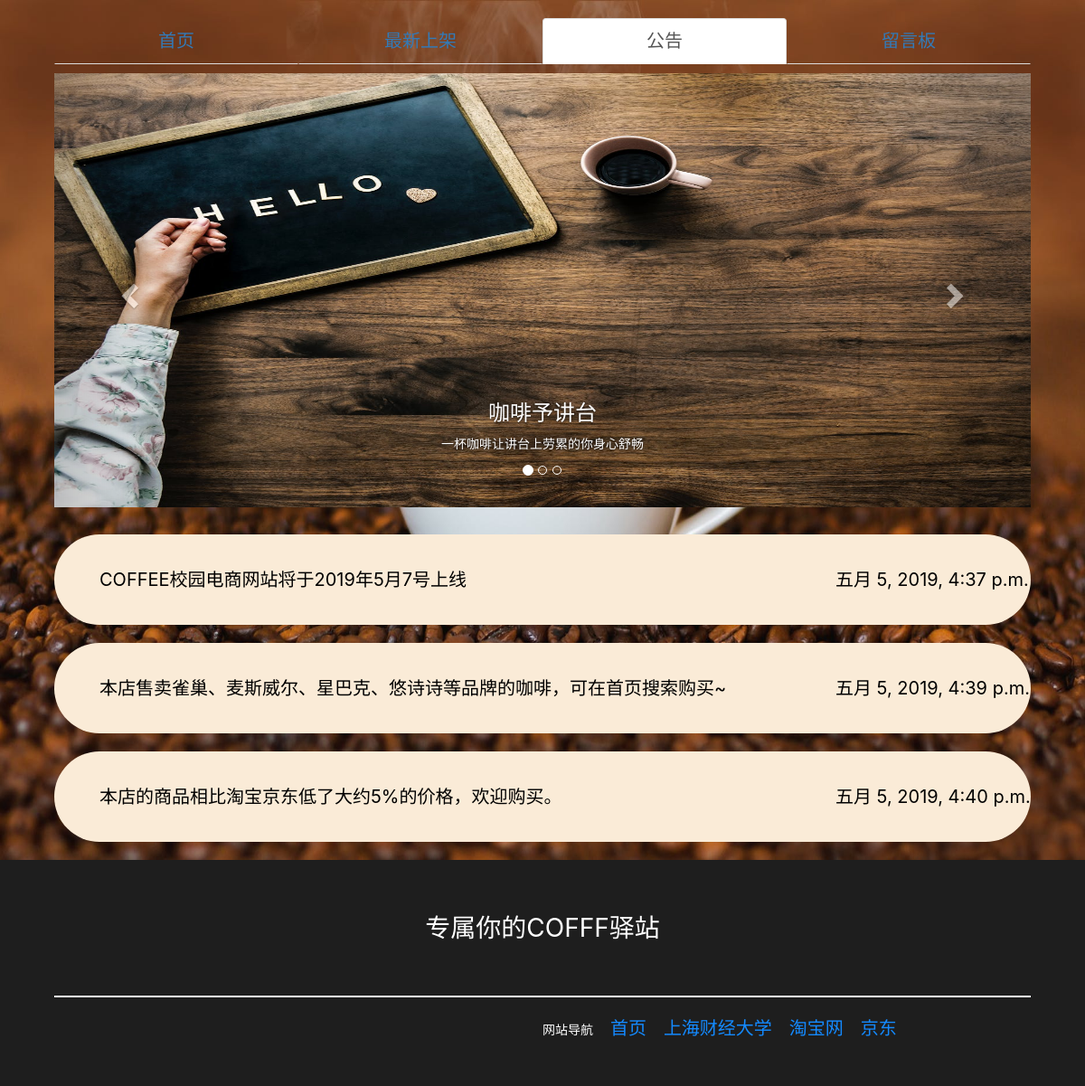
The page /notice/ on the database its author committed.
### Home/models.py (models this page shows, shortened)
class notice(models.Model):
    noticeID = models.AutoField(primary_key=True)
    title = models.CharField(max_length=64)
    content = models.TextField()
    time = models.DateTimeField(auto_now=True)

### Home/views.py (the view)
# urls.py: path(r'notice/', views.notice,name="notice"),
def notice(req):
    notices = models.notice.objects.all()
    return render(req, 'Home/notice.html',{'notices': notices})

### Home/templates/Home/notice.html (shortened to what this page needs)
<!DOCTYPE html>
<html lang="en">
<head>
    {% load static %}
    {% load bootstrap3 %}
    {% bootstrap_css %}
    <link rel="stylesheet" href="{% static 'Home/css/notice.css' %}">
</head>
<body>
    <div class="mid" style="background-image:url({% static 'Home/images/body.jpeg' %}); background-size:100% 100%">
        <nav>
            <ul class="nav nav-tabs nav-justified">
                <li role="presentation"><a href="{% url 'Home:index' %}">首页</a></li>
                <li role="presentation"><a href="{% url 'Home:HotGoods' %}">最新上架</a></li>
                <li role="presentation" class="active"><a href="{% url 'Home:notice' %}">公告</a></li>
                <li role="presentation"><a href="{% url 'Home:comment' %}">留言板</a></li>
            </ul>
        </nav>
        <div class="slider">
            <div id="myCarousel" class="carousel slide" data-ride="carousel" data-interval="4000">
                <ol class="carousel-indicators">
                    <li data-target="#myCarousel" data-slide-to="0" class="active"></li>
                    <li data-target="#myCarousel" data-slide-to="1"></li>
                    <li data-target="#myCarousel" data-slide-to="2"></li>
                </ol>
                <div class="carousel-inner">
                    <div class="item active">
                        <img src="{% static 'Home/images/3.jpeg' %}" alt="First slide">
                        <div class="carousel-caption">
                            <h3>咖啡予讲台 </h3>
                            <p>一杯咖啡让讲台上劳累的你身心舒畅</p>
                        </div>
                    </div>
                </div>
                <a class="left carousel-control" href="#myCarousel" role="button" data-slide="prev">
                    <span class="glyphicon glyphicon-chevron-left" aria-hidden="true"></span>
                </a>
                <a class="right carousel-control" href="#myCarousel" role="button" data-slide="next">
                    <span class="glyphicon glyphicon-chevron-right" aria-hidden="true"></span>
                </a>
            </div>
        </div>
        <div class="con">
            {% for notice in notices %}
            <div class='notice'>
                <div class='text'>{{notice.content}}</div>
                <div class='time'>{{notice.time}}</div>
            </div>
            {% endfor %}
        </div>
    </div>
    <div class="footer">
        <div class="foot-up">
            <span>专属你的COFFF驿站</span>
        </div>
        <div class="foot-down">
            <span>网站导航</span>
            <a href="http://127.0.0.1:8000/index/"><span>首页</span></a>
            <a href="http://www.shufe.edu.cn/structure/index.psp" target="_blank"><span>上海财经大学</span></a>
            <a href="https://www.taobao.com/" target="_blank"><span>淘宝网</span></a>
            <a href="https://www.jd.com/" target="_blank"><span>京东</span></a>
        </div>
    </div>
</body>
</html>

### Home/static/Home/css/notice.css (style rules this page uses)
html { font-family: sans-serif; line-height: 1.15; }
body { width: 100%; height: 100%; margin: 0; font-family: -apple-system, BlinkMacSystemFont, Segoe UI, PingFang SC, Hiragino Sans GB, Microsoft YaHei, Helvetica Neue, Helvetica, Arial, sans-serif; }
.mid { width: 100%; padding-left: 5%; padding-right: 5%; padding-top: 20px; padding-bottom: 20px; }
.footer { width: 100%; height: 250px; background-color: #1e1e1e; color: white; }
.nav li { font-size: 20px; display: block; }
.slider { padding-top: 10px; width: 100%; height: 500px; }
.item { height: 480px; }
.carousel-inner .item img { display: block; width: 100%; height: 480px; }
.foot-up { width: 100%; height: 150px; text-align: center; line-height: 150px; font-size: 28px; }
.foot-down { width: 90%; height: 100px; margin-left: 5%; padding-left: 45%; padding-top: 20px; border-top: 2px solid white; }
.foot-down a span { margin-left: 15px; font-size: 20px; font-family: -apple-system, BlinkMacSystemFont, Segoe UI, PingFang SC, Hiragino Sans GB, Microsoft YaHei, Helvetica Neue, Helvetica, Arial, sans-serif; color: #148aff; }
.notice { width: 100%; height:100px; display:flex; flex-direction: row; background-color: antiquewhite; color:black; margin-top:20px; font-size: 20px; border-radius: 50px; }
.text { width:80%; height: 100px; line-height: 100px; padding-left: 50px; }
.time { width:20%; height: 100px; line-height: 100px; }

### rows shown on the page
notice: content "COFFEE校园电商网站将于2019年5月7号上线", time "五月 5, 2019, 4:37 p.m."
notice: content "本店售卖雀巢、麦斯威尔、星巴克、悠诗诗等品牌的咖啡，可在首页搜索购买~", time "五月 5, 2019, 4:39 p.m."
notice: content "本店的商品相比淘宝京东低了大约5%的价格，欢迎购买。", time "五月 5, 2019, 4:40 p.m."
